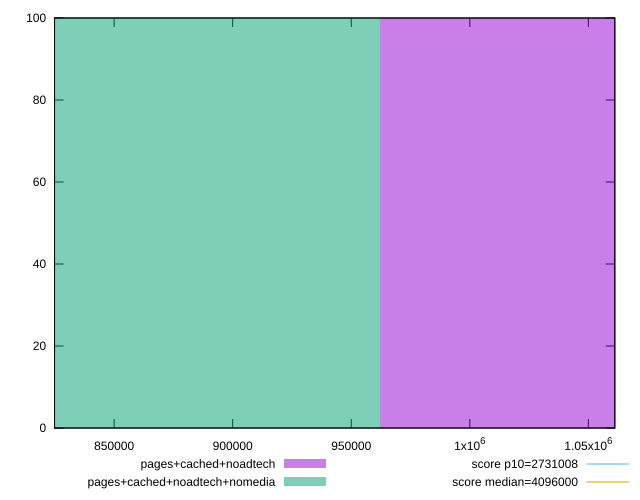

gnuplot code for this plot:
reset

$pagesCachedNoadtech <<EOF
1099479.2243236438 100
EOF

$pagesCachedNoadtechNomedia <<EOF
824609.4182427329 100
EOF

set key outside below
set boxwidth 274869.80608091096
set xrange [824869:1061159]
set yrange [0:100]
set trange [0:100]
set style fill transparent solid 0.5 noborder

set parametric
set terminal svg size 640, 500 enhanced background rgb 'white'
set output "report_00018_2021-02-10T15-25-16.877Z/total-byte-weight/comparison/histogram/2_vs_3.svg"

plot $pagesCachedNoadtech title "pages+cached+noadtech" with boxes, \
     $pagesCachedNoadtechNomedia title "pages+cached+noadtech+nomedia" with boxes, \
     2731008,t title "score p10=2731008", \
     4096000,t title "score median=4096000"

reset
